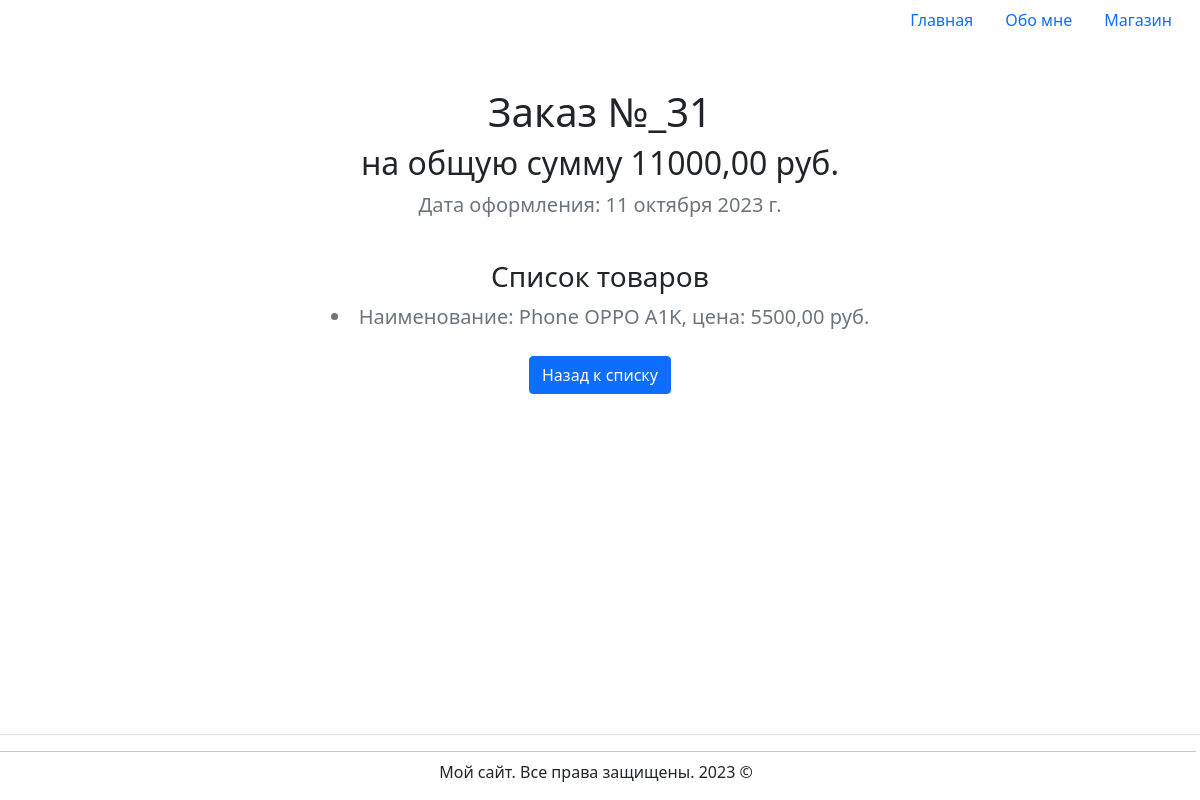
/shop/order/31/, run on an earlier commit of the app's database.
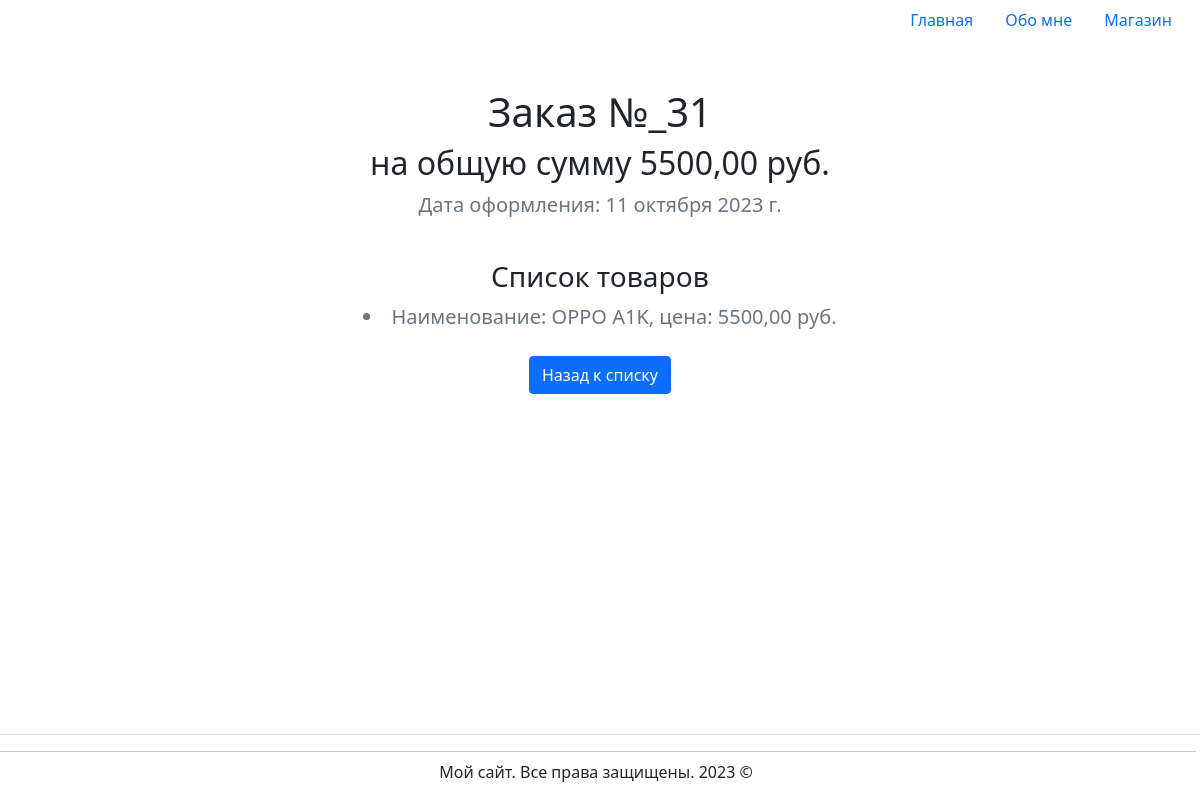
And on a later commit of the database.
### hw2_app/models.py (models this page shows, shortened)
class Order(models.Model):
    customer = models.ForeignKey(Customer, on_delete=models.CASCADE, related_name='orders', verbose_name='Клиент')
    products = models.ManyToManyField(Product, verbose_name='Товары')
    total_price = models.DecimalField(max_digits=8, decimal_places=2, verbose_name='Общая стоимость')
    order_date = models.DateField(auto_now_add=True, verbose_name='Дата оформления')
    class Meta:
        verbose_name = 'Заказ'
        verbose_name_plural = 'Заказы'

class Product(models.Model):
    name = models.CharField(max_length=50, verbose_name='Наименование')
    description = models.TextField(blank=True, verbose_name='Описание')
    price = models.DecimalField(max_digits=8, decimal_places=2, verbose_name='Цена')
    quantity = models.IntegerField(default=1, verbose_name='Количество')
    date_added = models.DateField(auto_now_add=True, verbose_name='Дата добавления')
    image = models.ImageField(default=None, blank=True, verbose_name='Изображение')
    update_date = models.DateField(auto_now=True, verbose_name='Дата обновления')
    class Meta:
        verbose_name = 'Продукт'
        verbose_name_plural = 'Продукты'

### hw2_app/views.py (the view)
# urls.py: path('order/<int:pk>/', views.OrderView.as_view(), name='order'),
class OrderView(TemplateView):
    template_name = 'hw2_app/order.html'
    def get_context_data(self, **kwargs):
        context = super().get_context_data(**kwargs)
        context['title'] = 'О заказе'
        order = Order.objects.get(pk=self.kwargs['pk'])
        context['order'] = order
        products = order.products.all()
        context['products'] = products
        return context

### hw2_app/templates/hw2_app/order.html (shortened to what this page needs)
{% extends 'base.html' %}
{% block content %}
<div class="container text-center my-5">
    <div class="row">
        <div class="col-lg-6 col-md-8 mx-auto">
            <h1 class="fw-light">Заказ №_{{ order.pk }} </h1>
            <h2 class="fw-light">на общую сумму {{ order.total_price }} руб. </h2>
            <p class="lead text-muted">Дата оформления: {{ order.order_date }}</p>
             <br>
            <h3 class="fw-light">Список товаров</h3>
            {% for product in products %}
            <li class="lead text-muted">Наименование: {{ product.name }}, цена: {{ product.price }} руб. </a> </li>
            {% endfor %}
            <br>
            <a href="{% url 'customer_orders' order.customer.pk %}" class="btn btn-primary">Назад к списку</a>
        </div>
    </div>
</div>
{% endblock %}

What changed in the data, as far as the page shows it:
changed Order id 31: total_price "11000,00" → "5500,00"
changed Product: name "Phone OPPO A1K" → "OPPO A1K"
